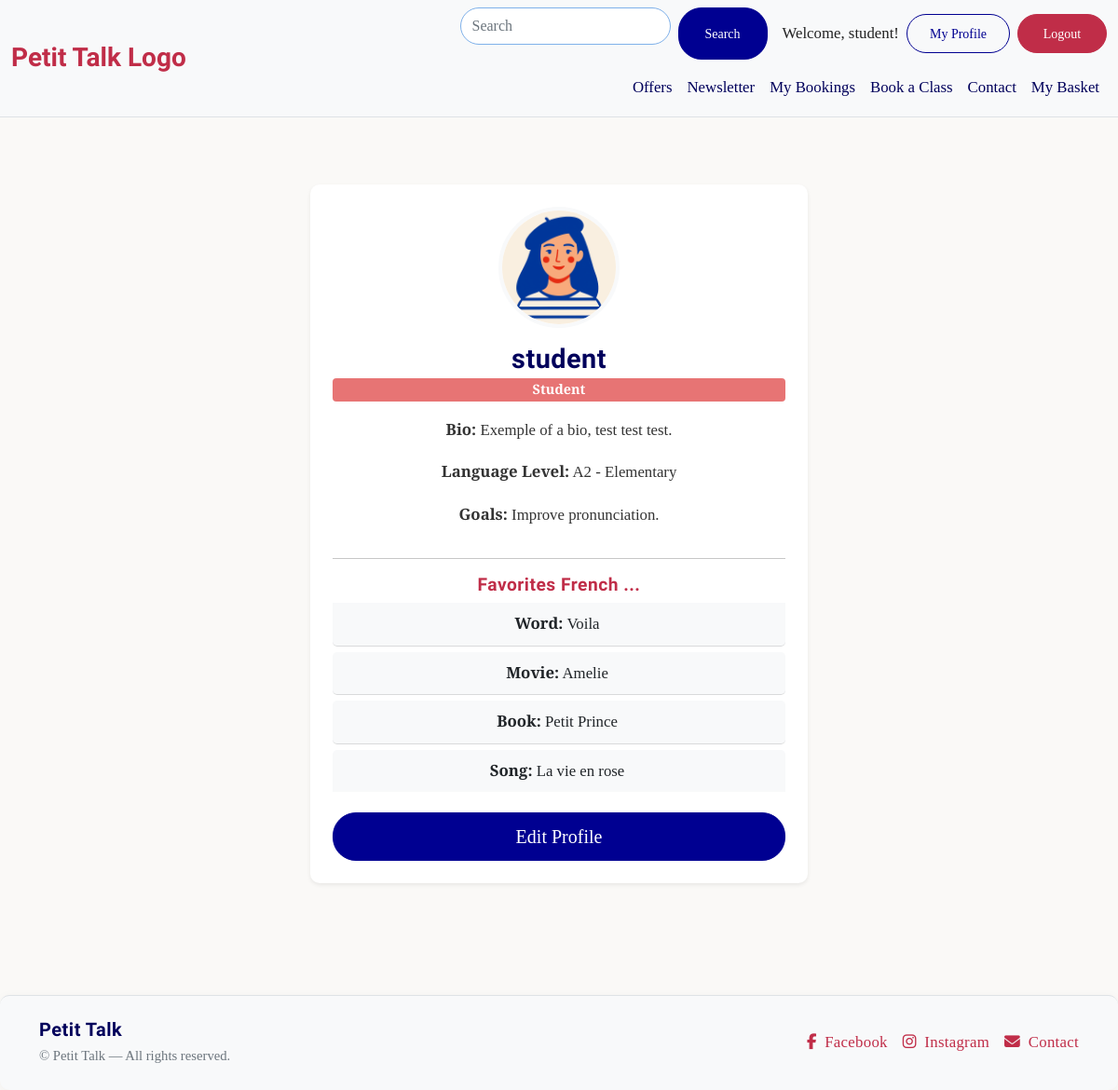
Screenshot of /profile/ (signed in) with the database file from the repository.
### userprofile/models.py (models this page shows, shortened)
class Profile(models.Model):
    user = models.OneToOneField(User, on_delete=models.CASCADE, related_name='profile')
    is_student = models.BooleanField(default=False)
    is_teacher = models.BooleanField(default=False)
    bio = models.TextField(blank=True)
    profile_image = models.ImageField(
        upload_to='profile_pics/',
        default='images/default.png',
        blank=True,
        null=True
    )
    favorite_word = models.CharField(max_length=100, blank=True)
    favorite_movie = models.CharField(max_length=100, blank=True)
    favorite_book = models.CharField(max_length=100, blank=True)
    favorite_song = models.CharField(max_length=100, blank=True)
    intro_video = models.FileField(
        upload_to='profile_videos/',
        blank=True,
        null=True
    )
    language_level = models.CharField(max_length=2, choices=LEVELS, blank=True)
    goals = models.TextField(blank=True)

### userprofile/views.py (the view)
# urls.py: path('', views.profile_detail, name='profile'),
@login_required
def profile_detail(request):
    profile = request.user.profile
    return render(request, 'userprofile/profile_detail.html', {'profile': profile})

### userprofile/templates/userprofile/profile_detail.html (shortened to what this page needs)
{% extends "base.html" %}
{% load static %}
{% block content %}
<div class="container py-5">
    <div class="row justify-content-center">
        <div class="col-lg-6 col-md-8 text-center">
            <div class="card shadow-sm rounded-4 p-4">
                {% if profile.profile_image %}
                <img src="{{ profile.profile_image.url }}" alt="{{ profile.user.username }}" class="profile-img mb-3">
                {% else %}
                <img src="{% static 'images/default.png' %}" alt="Default avatar" class="profile-img mb-3">
                {% endif %}
                <h3 class="fw-bold mb-1">{{ profile.user.username }}</h3>
                {% if profile.is_teacher %}
                <span class="badge badge-teacher mb-3">Teacher</span>
                {% else %}
                <span class="badge badge-student mb-3">Student</span>
                {% endif %}
                <p><strong>Bio:</strong> {{ profile.bio|default:"No bio provided yet." }}</p>
                <p><strong>Language Level:</strong> {{ profile.get_language_level_display|default:"Not specified" }}</p>
                <p><strong>Goals:</strong> {{ profile.goals|default:"Not specified" }}</p>
                <hr>
                <h5 class="favorites-header mb-2">Favorites French ...</h5>
                <ul class="list-group list-group-flush mb-3">
                    <li class="list-group-item"><strong>Word:</strong> {{ profile.favorite_word|default:"—" }}</li>
                    <li class="list-group-item"><strong>Movie:</strong> {{ profile.favorite_movie|default:"—" }}</li>
                    <li class="list-group-item"><strong>Book:</strong> {{ profile.favorite_book|default:"—" }}</li>
                    <li class="list-group-item"><strong>Song:</strong> {{ profile.favorite_song|default:"—" }}</li>
                </ul>
                <a href="{% url 'edit_profile' %}" class="btn btn-primary btn-lg">Edit Profile</a>
            </div>
        </div>
    </div>
</div>
{% endblock %}

### templates/base.html (shortened to what this page needs)
{% load static %}
<!doctype html>
<html lang="en">
<head>
    {% block corecss %}
    <link href="https://cdn.jsdelivr.net/npm/bootstrap@5.0.2/dist/css/bootstrap.min.css" rel="stylesheet"
>
    <link rel="stylesheet" href="{% static 'css/base.css' %}">
    {% endblock %}
</head>
<body>
    <header class="bg-light border-bottom">
        <nav class="navbar navbar-expand-md navbar-light bg-light">
            <div class="container-fluid">
                <a class="navbar-brand fw-bold" href="{% url 'home' %}">Petit Talk Logo</a>
                <div class="collapse navbar-collapse" id="mainNavbar">
                    <div class="ms-auto w-100">
                        <div class="d-flex flex-wrap justify-content-end align-items-center gap-2 mb-2">
                            <form class="d-flex flex-grow-1 flex-md-grow-0" role="search">
                                <input class="form-control me-2" type="search" placeholder="Search"
                                    aria-label="Search" />
                                <button class="btn btn-primary btn-sm" type="submit">Search</button>
                            </form>
                            {% if user.is_authenticated %}
                            <span class="ms-2">Welcome, {{ user.username }}!</span>
                            <a href="{% url 'profile' %}" class="btn btn-outline-primary btn-sm">My Profile</a>
                            <a href="{% url 'account_logout' %}" class="btn btn-danger btn-sm">Logout</a>
                            {% else %}
                            <a href="{% url 'account_login' %}" class="btn btn-outline-primary btn-sm">Login</a>
                            <a href="{% url 'account_signup' %}" class="btn btn-primary btn-sm">Sign Up</a>
                            {% endif %}
                        </div>
                        <ul class="navbar-nav justify-content-end flex-wrap">
                            <li class="nav-item"><a class="nav-link" href="#">Offers</a></li>
                            <li class="nav-item"><a class="nav-link" href="#">Newsletter</a></li>
                            {% if user.is_authenticated %}
                            {% if user.profile.is_student %}
                            <li class="nav-item"><a class="nav-link" href="{% url 'student_dashboard' %}">My
                                    Bookings</a></li>
                            {% elif user.profile.is_teacher %}
                            <li class="nav-item"><a class="nav-link" href="{% url 'teacher_dashboard' %}">Teacher
                                    Dashboard</a></li>
                            {% endif %}
                            {% endif %}
                            <li class="nav-item"><a class="nav-link" href="{% url 'book_lesson' %}">Book a Class</a>
                            </li>
                            <li class="nav-item"><a class="nav-link" href="#">Contact</a></li>
                            <li class="nav-item"><a class="nav-link" href="#">My Basket</a></li>
                        </ul>
                    </div>
                </div>
            </div>
        </nav>
    </header>
    <main class="container py-4">
        {% block content %}{% endblock %}
    </main>
    <footer class="bg-light border-top mt-5 py-4">
        <div class="container">
            <div class="row align-items-center text-center text-md-start">
                <div class="col-md-6 mb-3 mb-md-0">
                    <h5 class="fw-bold mb-1">Petit Talk</h5>
                    <p class="mb-0 small text-muted">&copy; {{ now|date:"Y" }} Petit Talk — All rights reserved.</p>
                </div>
                <div class="col-md-6">
                    <div class="d-flex justify-content-center justify-content-md-end align-items-center gap-3">
                        <a href="#" class="">
                            <i class="fab fa-facebook-f me-1"></i> Facebook
                        </a>
                        <a href="#" class="">
                            <i class="fab fa-instagram me-1"></i> Instagram
                        </a>
                        <a href="#" class="">
                            <i class="fas fa-envelope me-1"></i> Contact
                        </a>
                    </div>
                </div>
            </div>
        </div>
    </footer>
    <div aria-live="polite" aria-atomic="true" class="position-fixed top-0 end-0 p-3" style="z-index:1080;">
                </div>
</body>
</html>

### static/css/base.css (style rules this page uses)
:root { --strong-red: #C02D48; --light-red: #E77474; --dark-red: #A0132D; --strong-blue: #000091; --light-blue: #7FB1EA; --dark-blue: #00005B; --primary-font: 'Cormorant Garamond', serif; --secondary-font: 'IM Fell French Canon SC', serif; --accent-font: 'Pinyon Script', 'Lucida Handwriting', serif; --school-font: 'Edu Australia VIC WA NT Hand Guides', serif; }
body { background-color: #faf9f7; color: #222; line-height: 1.7; font-size: 1.05rem; font-family: var(--primary-font); }
h1, h2, h3, h4, h5 { font-family: var(--secondary-font); color: var(--dark-blue); letter-spacing: 0.5px; }
p { color: #333; font-weight: 400; }
.card, section.bg-light, footer { border-radius: 10px; box-shadow: 0 2px 12px rgba(0, 0, 0, 0.04); }
.btn { border-radius: 25px; min-width: 96px; padding: 0.6rem 1.5rem; font-weight: 500; display: inline-flex; align-items: center; justify-content: center; transition: all 0.3s ease; }
.btn-primary { background-color: var(--strong-blue); border-color: var(--strong-blue); color: #fff; }
.btn-danger { background-color: var(--strong-red); border-color: var(--strong-red); color: #fff; }
.btn-outline-primary { color: var(--strong-blue); border-color: var(--strong-blue); }
header .navbar.navbar-light .navbar-nav .nav-link { color: var(--dark-blue); font-weight: 500; transition: color .25s ease; }
header .navbar .navbar-brand { font-family: var(--accent-font); font-size: 1.75rem; color: var(--strong-red); }
header form[role="search"] .form-control { border-radius: 20px; border: 1px solid var(--light-blue); height: 40px; }
form .form-control { border-radius: 25px; border: 1px solid #ddd; transition: border-color 0.3s ease; }
footer { background-color: #f2f2f2; color: #555; border-top: 1px solid rgba(0, 0, 0, 0.05); }
footer h5 { font-family: var(--secondary-font); color: var(--dark-blue); }
footer a { color: var(--strong-red); text-decoration: none; transition: color .25s ease; font-weight: 500; letter-spacing: 0.3px; }
a, button { transition: all 0.25s ease; }
.profile-img { width: 150px; height: 150px; object-fit: cover; border-radius: 50%; border: 3px solid #f8f9fa; display: block; margin: 0 auto 1rem auto; transition: all 0.3s ease; }
.card { border: none; box-shadow: 0 4px 15px rgba(0,0,0,0.08); }
h3 { font-size: 1.8rem; margin-bottom: 0.5rem; }
.badge { font-size: 0.9rem; padding: 0.35em 0.75em; }
.badge-student { background-color: var(--light-red); color: #fff; }
.list-group-item { border-left: 4px solid; padding-left: 12px; margin-bottom: 5px; border-radius: 5px; background-color: #f8f9fa; }
.favorites-header { color: var(--strong-red); font-weight: 600; font-size: 1.2rem; }
.btn-primary { background-color: var(--strong-blue); border-color: var(--strong-blue); }
form input, form textarea, form select { border-radius: 15px; border: 1px solid #ddd; padding: 0.5rem 0.75rem; width: 100%; font-family: var(--primary-font); margin-bottom: 1rem; }
.profile-img { width: 130px; height: 130px; object-fit: cover; border: 4px solid #f8f9fa; max-width: 40%; }
.list-group-item { border-left: 4px solid #0d6efd; padding-left: 12px; margin-bottom: 6px; border-radius: 5px; background-color: #f8f9fa; }

### rows the page displays
Profile: profile_image (picture), user.username "student", bio "Exemple of a bio, test test test.", language_level "A2 - Elementary", goals "Improve pronunciation.", favorite_word "Voila", favorite_movie "Amelie", favorite_book "Petit Prince", favorite_song "La vie en rose"

### other values shown
{{ user.username }} "student"
